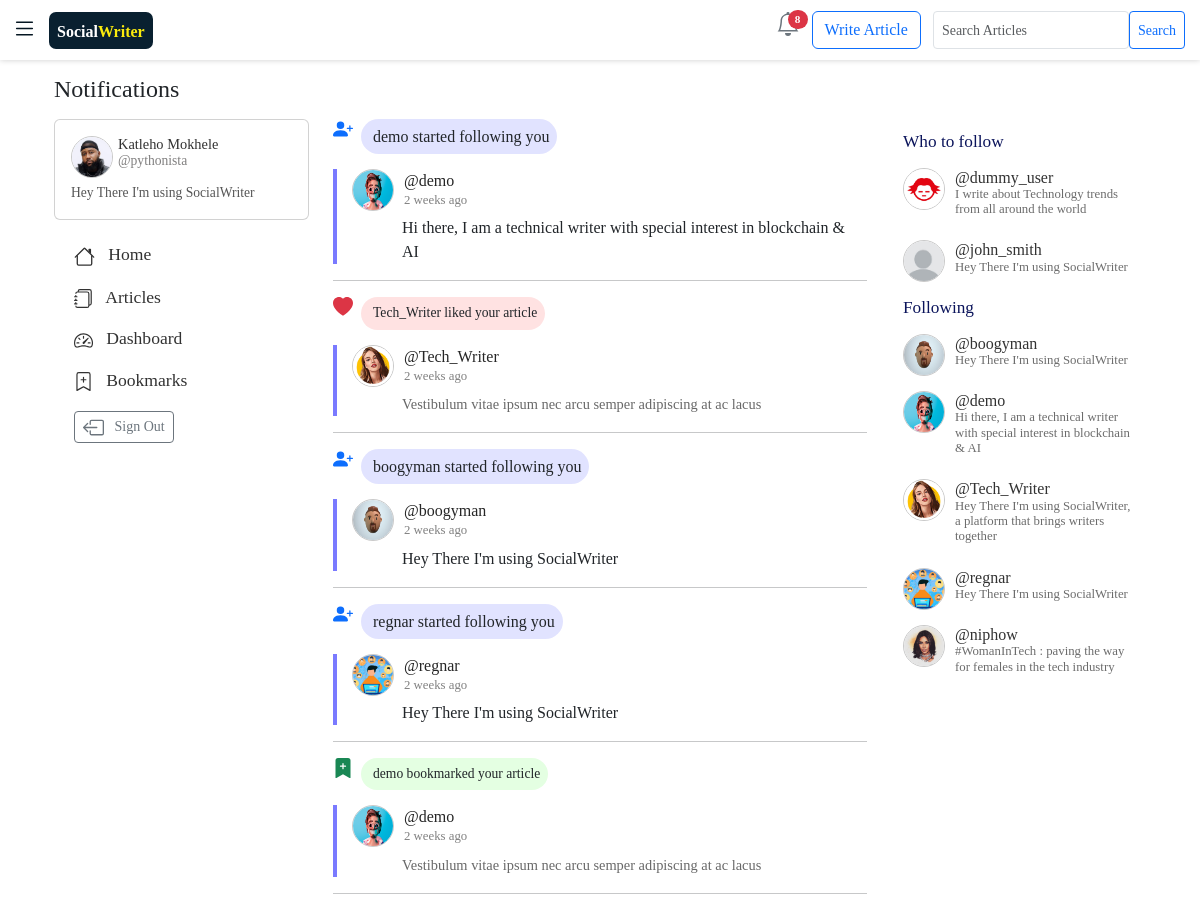
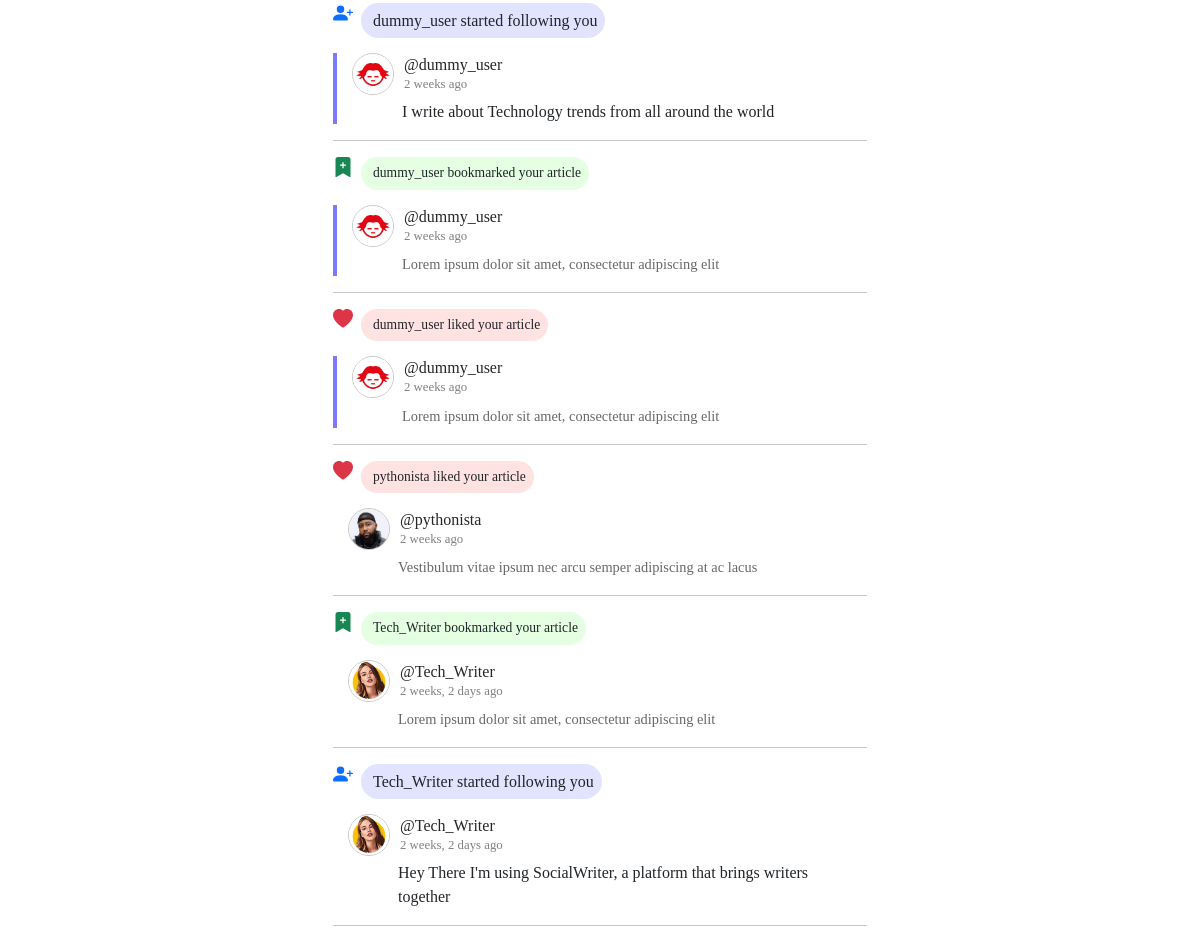
The app's page /notifications/ (signed in) with its own data (2 pictures, top to bottom).
### users/models.py (models this page shows, shortened)
class Profile(models.Model):
    name = models.OneToOneField(User, on_delete=models.CASCADE ,default=1 ) # this has the username inside
    bio = models.CharField(max_length=150,blank=True, default="Hey There I'm using SocialWriter ")
    avatar = models.ImageField(null=True, upload_to="blogyapp/images/profiles_img", default="default.jpg")
    following = models.ManyToManyField(User,related_name="following", blank=True)
    followers = models.IntegerField(default=0)
    date_created = models.DateTimeField(auto_now=True)
    liked_articles = models.ManyToManyField("blogyapp.Entry",related_name="liked_articles", blank=True)
    bookmarked_articles = models.ManyToManyField("blogyapp.Entry",related_name="bookmarked_articles", blank=True)
    twitter_link = models.URLField(blank=True, null=True)
    linkedin_link = models.URLField(blank=True, null=True)
    personal_link = models.URLField(blank=True, null=True)
    class Meta:
        ordering = ["-date_created"]

### blogyapp/models.py (models this page shows, shortened)
class Notification(models.Model):
     profile = models.ForeignKey(Profile,on_delete=models.CASCADE,null=True,blank=True)
     reactor_profile = models.ForeignKey(Profile,on_delete=models.CASCADE, null=True,blank=True,related_name="reactor_profile" )
     entry = models.ForeignKey(Entry, on_delete=models.CASCADE ,null=True,blank=True)
     message = models.TextField()
     date_created = models.DateTimeField(auto_now_add=True,null=True,blank=True)
     type = models.CharField(max_length=50 , default="like")
     notification_viewed = models.BooleanField(default=False)

class Entry(models.Model):
    profile = models.ForeignKey(Profile, on_delete=models.CASCADE , blank=True , null=True) # Entry attached to a specific profile
    thumbnail = models.ImageField(upload_to="blogyapp/images/articles_img", blank=True , null=True)
    uploaded = models.BooleanField(default=False)
    entry_title = models.TextField()
    introduction = models.TextField()
    text = HTMLField()
    date_added = models.DateTimeField(auto_now_add=True)
    popularity = models.IntegerField(default=0)
    likes = models.IntegerField(default=0)  # number of likes for each Article
    bookmarks = models.IntegerField(default=0)  # number of bookmarks for each Article ...
    class Meta:
        verbose_name_plural = 'entries'

### blogyapp/views.py (the view)
# urls.py: path("notifications/", views.notifications , name = "notifications" ),
@login_required
def notifications(request):
    my_profile =Profile.objects.get(name =request.user)
    notifications = Notification.objects.filter( Q(entry__profile__name = request.user) | Q(profile__name = request.user) ).order_by("-date_created")
    followings = my_profile.following.all()
    my_guys = Profile.objects.filter(name__in = followings).exclude(Q(name=my_profile.name))[:6]
    other_users = Profile.objects.exclude(name__in =followings).exclude(Q(name=my_profile.name))[:6]
    context = {
                "followings":followings,
                "my_guys":my_guys ,
                "other_users":other_users ,
                "my_profile":my_profile,
                "notifications":notifications ,
                }
    return render (request , "blogyapp/notifications.html", context)

### blogyapp/context_processors.py (called while the page is built)
def process_notifications(request):
    try:
        notifications_url = request.META["HTTP_REFERER"]
        notifications = Notification.objects.filter( Q(entry__profile__name = request.user) | Q(profile__name = request.user) )
        if notifications_url == "http://127.0.0.1:8000/notifications/" or notifications_url == "http://socialwriter.pythonanywhere.com/notifications/" or notifications_url == "https://socialwriter.pythonanywhere.com/notifications/":
            for i in notifications:
                if i.notification_viewed == False:
                    i.notification_viewed = True
                    i.save(update_fields=["notification_viewed"])
                    i.save()
        return {}
    except:
        return {}

### blogyapp/templates/blogyapp/notifications.html (shortened to what this page needs)
{% extends 'blogyapp/base.html' %}
  {% load bootstrap5 %}
  {% load static %}
  {% load read-time %}
{% block content %}
<div class="container-fluid" style="width: 93%;">
<h4 style="margin:15px 0px 15px 0px">Notifications </h4>
    <div class="row">
      <div class="col-md-3 d-none d-md-block ">
        <div class="card card-body">
            <div class="d-flex " style="margin-bottom: 5px;">
              <img class="avatar-home" src="{{my_profile.avatar.url}}">
              <span style="font-size: 0.9rem;font-weight: 600;margin-left: 5px;">
                <a href="{% url 'blogyapp:profile_detail' my_profile.id %}">
                  <h6 style="margin-bottom: 0cm;margin-top: 0cm;font-size: 0.9rem;" >{{my_profile.name.get_full_name}}</h6>
                  <h6 style="margin-bottom: 0cm;margin-top: 0cm;font-size: 0.85rem;color: rgb(128, 127, 127);"> @{{my_profile.name}} </h6>
                </a>
              </span>
          </div>
          <div class="" style="width: 100%;font-size:0.85rem;margin:0cm">
              <p style="margin: 0cm;color: rgb(86, 86, 86);">{{my_profile.bio}}</p>
          </div>
        </div>
        <br>
        <div style="margin-left: 20px;">
          <h5 style="font-size:1.1rem;margin-bottom: 20px;">
            <a style="text-decoration: none; " href="{% url 'blogyapp:home1' %}">
               &nbsp; Home
            </a>
        </h5>
        <h5 style="font-size:1.1rem;margin-bottom: 20px;">
          <a href="{% url 'blogyapp:user_entries' %}" style="text-decoration:none">
           &nbsp; Articles
        </a>
        </h5>
        <h5 style="font-size:1.1rem;margin-bottom: 20px;">
          <a href="{% url 'blogyapp:dashboard' %}" style="text-decoration: none;">
           &nbsp; Dashboard
          </a>
        </h5>
        <h5 style="font-size:1.1rem;margin-bottom: 20px;">
          <a href="{% url 'blogyapp:my_bookmarks' my_profile.id %}" style="text-decoration: none;">
           &nbsp; Bookmarks
          </a>
        </h5>
        <a href="{% url 'users:logout'  %}" class="btn btn-outline-secondary btn-sm" style="text-decoration: none;">
           &nbsp; Sign Out
        </a>
      </div>
      </div>
    <div  class="col-md-6"  >
            {% for i in notifications  %}
                  {% if   i.type == "like"  %}
                    <div style="margin-bottom:15px ;">
                      <div class="d-flex">
                      <svg xmlns="http://www.w3.org/2000/svg" width="20" height="20" fill="currentColor" class="bi bi-heart-fill text-danger" viewBox="0 0 16 16">
                        <path fill-rule="evenodd" d="M8 1.314C12.438-3.248 23.534 4.735 8 15-7.534 4.736 3.562-3.248 8 1.314z"/>
                      </svg>
                      <span class="rounded-pill" style="background-color: #ff0a0a1e;padding-left: 4px;">
                        <h6 style=" margin: 8px;font-size: 0.85rem;">
                          {{i.message}}
                        </h6>
                      </span>
                    </div>
                    </div>
                  {% endif %}
                  {% if   i.type == "bookmark"  %}
                  <div style="margin-bottom:15px ;">
                    <div class="d-flex">
                      <span class="rounded-pill" style="background-color: #1aff0a1e;padding-left: 4px;">
                        <h6 style=" margin: 8px;font-size: 0.85rem;">
                          {{i.message}}
                        </h6>
                      </span>
                    </div>
                  </div>
                {% endif %}
              {% if   i.type == "follow"  %}
              <div style="margin-bottom:15px ;">
                <div class="d-flex">
                  <span class="rounded-pill" style="background-color: #0314ff1e;padding-left: 4px;">
                    <h6 style="margin: 8px;">
                      {{i.message}}
                    </h6>
                  </span>
                </div>
              </div>
            {% endif %}
              {% if i.notification_viewed == False %}
              <div style="border-left: 4px rgb(122, 122, 255) solid;">
                {% else %}
              <div>
                {% endif %}
                <div style="margin-left: 15px;">
                  <a class="d-flex"  style="text-decoration: none;" href="{% url 'blogyapp:profile_detail' i.reactor_profile.id %}">
                    <img class="avatar-home" src="{{i.reactor_profile.avatar.url}}">
                     <span style="color: rgb(38, 38, 38);margin-left: 10px;">
                        @{{i.reactor_profile.name}}
                        <h6 style="color: gray;font-size: 0.8rem;"> {{i.date_created|timesince}} ago </h6>
                       </span>
                  </a>
                  <div style="margin-left: 50px;margin-right: 10px" >
                    {% if i.type != "follow" %}
                    <a href="{% url 'blogyapp:read' i.entry.id %}" style="font-size: 0.9rem;color:rgb(104, 104, 104)">
                      {{i.entry.entry_title}}
                    </a>
                    {% else %}
                    <p>
                     {{ i.reactor_profile.bio}}
                    </p>
                    {% endif %}
                  </div>
                </div>
              </div>
                <hr>
            {% endfor %}
          </div>
      <div class="col-md-3 d-none d-md-block">
        <div class="container-fluid">
        <h6 style="color:#0b145b;font-size: 1.08rem;margin-bottom: 15px;margin-top: 13px;"> Who to follow </h6>
        {% for i in other_users %}
        <div class="d-flex" style="margin-bottom: 15px;">
          <img class="avatar-home" src="{{i.avatar.url}}">
          <div style="font-size: 0.9rem;font-weight: 700;margin-left: 10px;">
            <a style="text-decoration: none;" href="{% url 'blogyapp:profile_detail' i.id %}"> <h6 style="margin-bottom: 0cm;"> @{{i.name}}   </h6>  </a>
           <h6 style="margin-top:0cm;font-weight: 400;font-size: 0.80rem;color: rgb(108, 108, 108);">  {{i.bio|truncatechars:80}} </h6>
          </div>
        </div>
        {% empty %}
        <center>
          <br>
            <img style="width: 45%;" class="img-fluid" src="{% static 'blogyapp/images/undraw_no_data_re_kwbl.svg' %}" alt="">
        </center>
        {% endfor %}
        <h6 style="color:#0b145b;font-size: 1.08rem;margin-bottom: 15px;"> Following </h6>
        {% for i in my_guys %}
        <div class="d-flex" style="margin-bottom: 15px;">
          <img class="avatar-home" src="{{i.avatar.url}}">
          <div style="font-size: 0.9rem;font-weight: 600;margin-left: 10px;">
            <a style="text-decoration: none;" href="{% url 'blogyapp:profile_detail' i.id %}"> <h6 style="margin-bottom: 0cm;"> @{{i.name}}   </h6>  </a>
           <h6 style="margin-top:0cm;font-weight: 400;font-size: 0.80rem;color: rgb(108, 108, 108);">  {{i.bio|truncatechars:80}} </h6>
          </div>
        </div>
        {% empty %}
        <center>
          <br>
            <img style="width: 45%;" class="img-fluid" src="{% static 'blogyapp/images/undraw_no_data_re_kwbl.svg' %}" alt="">
            <h6 style="color:#454545;font-weight: 700;font-size: 1.1rem;"> You are not following anyone </h6>
        </center>
        {% endfor %}
      </div>
    </div>
  </div>
</div>
{% endblock content %}

### blogyapp/static/blogyapp/css/read.css (style rules this page uses)
body { background-color: rgb(255, 255, 255); }
a { text-decoration: none !important; color: rgb(50, 50, 50); }
.avatar-home { border-radius: 50%; border: 1px rgb(201, 201, 201) solid; width: 42px; height: 42px; }

### records on screen
Profile: avatar (picture), name.get_full_name "Katleho Mokhele", name "pythonista", bio "Hey There I'm using SocialWriter"
Notification: message "demo started following you", reactor_profile.avatar (picture), reactor_profile.name "demo", date_created "2 weeks", reactor_profile.bio "Hi there, I am a technical writer with special interest in blockchain & AI"
Notification: message "Tech_Writer liked your article", reactor_profile.avatar (picture), reactor_profile.name "Tech_Writer", date_created "2 weeks", entry.entry_title "Vestibulum vitae ipsum nec arcu semper adipiscing at ac lacus"
Notification: message "boogyman started following you", reactor_profile.avatar (picture), reactor_profile.name "boogyman", date_created "2 weeks", reactor_profile.bio "Hey There I'm using SocialWriter"
Notification: message "regnar started following you", reactor_profile.avatar (picture), reactor_profile.name "regnar", date_created "2 weeks", reactor_profile.bio "Hey There I'm using SocialWriter"
Notification: message "demo bookmarked your article", reactor_profile.avatar (picture), reactor_profile.name "demo", date_created "2 weeks", entry.entry_title "Vestibulum vitae ipsum nec arcu semper adipiscing at ac lacus"
Notification: message "dummy_user started following you", reactor_profile.avatar (picture), reactor_profile.name "dummy_user", date_created "2 weeks", reactor_profile.bio "I write about Technology trends from all around the world"
Notification: message "dummy_user bookmarked your article", reactor_profile.avatar (picture), reactor_profile.name "dummy_user", date_created "2 weeks", entry.entry_title "Lorem ipsum dolor sit amet, consectetur adipiscing elit"
Notification: message "dummy_user liked your article", reactor_profile.avatar (picture), reactor_profile.name "dummy_user", date_created "2 weeks", entry.entry_title "Lorem ipsum dolor sit amet, consectetur adipiscing elit"
Notification: message "pythonista liked your article", reactor_profile.avatar (picture), reactor_profile.name "pythonista", date_created "2 weeks", entry.entry_title "Vestibulum vitae ipsum nec arcu semper adipiscing at ac lacus"
Notification: message "Tech_Writer bookmarked your article", reactor_profile.avatar (picture), reactor_profile.name "Tech_Writer", date_created "2 weeks, 2 days", entry.entry_title "Lorem ipsum dolor sit amet, consectetur adipiscing elit"
Notification: message "Tech_Writer started following you", reactor_profile.avatar (picture), reactor_profile.name "Tech_Writer", date_created "2 weeks, 2 days", reactor_profile.bio "Hey There I'm using SocialWriter, a platform that brings writers together"
Profile: avatar (picture), name "dummy_user", bio "I write about Technology trends from all around the world"
Profile: avatar (placeholder picture), name "john_smith", bio "Hey There I'm using SocialWriter"
Profile: avatar (picture), name "boogyman", bio "Hey There I'm using SocialWriter"
Profile: avatar (picture), name "demo", bio "Hi there, I am a technical writer with special interest in blockchain & AI"
Profile: avatar (picture), name "Tech_Writer", bio "Hey There I'm using SocialWriter, a platform that brings writers together"
Profile: avatar (picture), name "regnar", bio "Hey There I'm using SocialWriter"
Profile: avatar (picture), name "niphow", bio "#WomanInTech : paving the way for females in the tech industry"

### other values on screen
{{ all_notifications.count }} "8"
